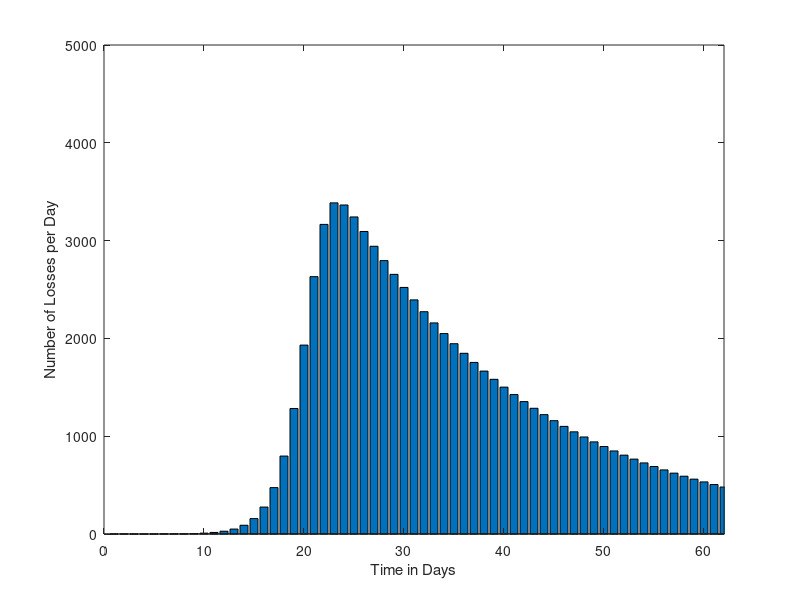

Source code (MATLAB):
%05/22/2020-Final project epidemic Program to model an infectious disease - super simplified.
% Equations : dS/dt = -r S I
%             dR/dt = a I
%             dI/dt = -dS/dt - dR/dt - b I
% time measured in days
%S=susceptibles , R=recovereds, I=infecteds.
%             L=(S+R+I)(0)- (S+I+R)(t)
dt=1 % change in time by one day. Day one, Day two ...
r=1e-7 % the transmission rate
%r=5e-8
a=0.05 % recovery rate 
b=a*0.01% mortality rate
%b=a*0.04
S0=8315200 %susceptible initial/ population
R0=0 % recovered initial 
I0=100 % infected initial
tmax=62 % days between March 1 to May 1
popscale=8315200 % population scale for graphing
t= 0:dt:tmax;
S(1)=S0; % initial values for susceptible - people that CAN get infected
R(1)=R0; % the initial reccovery rate - people who have recovered from being infected
I(1)=I0; % the initial infected rate - people who have been infected
itmax=ceil(tmax/dt)
for it=2:itmax+1
    dSodt(it)=-r*S(it-1)*I(it-1);
    S(it)=S(it-1)+dSodt(it)*dt;
    dRodt(it)=a*I(it-1);
    R(it)=R(it-1)+dRodt(it)*dt;
    dIodt(it)=-dSodt(it)-dRodt(it)-b*I(it-1);
    I(it)=I(it-1)+dIodt(it)*dt;
end 
L=(S0+I0+R0)-(S+I+R); % number of losses throughout the epidemic

dL(1)= 0; % don't know dL(1) just use a convenience
for it=2:itmax+1
    dL(it) = L(it) - L(it - 1); % deaths per timestep or deaths/timestep
end
dLodt = dL/dt; % the total lost of people over time each day

%plot(t,S)
%axis([0 tmax 0 popscale])
%xlabel('time in days')
%ylabel('Number Susceptible')
%title('Epidemic simulation of NYC from near start')
plot(t,I)
axis([0 tmax 0 popscale])
xlabel('time in days')
ylabel('Number Infected')
title('Epidemic simulation of NYC from near start')
%plot(t,R)
%axis([0 tmax 0 popscale])
%xlabel('time in days')
%ylabel('Number Recovered')
%title('Epidemic simulation of NYC from near start')
popscale=100000
bar(t,L)
axis([0 tmax 0 popscale])
xlabel('time in days')
ylabel('Number Lost')
title('Epidemic simulation of NYC from near start')
deathRateScale = 5000;
bar(t,dLodt)
axis([0 tmax 0 deathRateScale])
xlabel('Time in Days')
ylabel('Number of Losses per Day')
    

